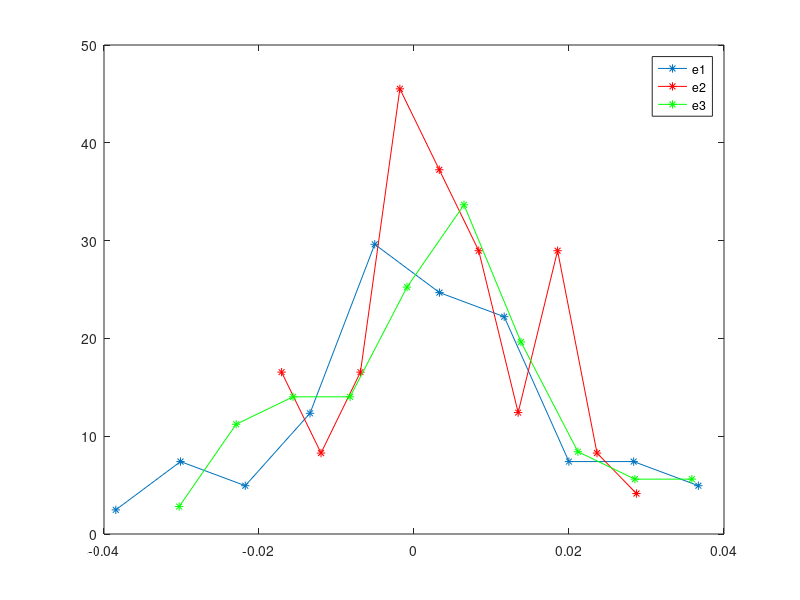

Here is the MATLAB script that generated this plot:
close all

xcoords = load('vertex_xcoords.dat');
ycoords = load('vertex_ycoords.dat');

range_n = size(xcoords,1);
range_t = size(xcoords,2);
% range_t = 2;

position = cell(range_t, 1);
for t = 1 : range_t
    position{t} = [xcoords(:,t) ycoords(:,t)];
end

del_t = 1;
X = cell(range_t-del_t,1);
Y = cell(range_t-del_t,1);
strain = cell(range_t-del_t,1);


% for t = 1 : range_t
%     length{t} = zeros(6,6);
%     for n = 1 : range_n
%         for m = 1 : n
%             length{t}(n,m) = sqrt((position{t}(n,:) - position{t}(m,:))*transpose(position{t}(n,:) - position{t}(m,:)));
%             length{t}(m,n) = length{t}(n,m);
%         end
%     end
% end


for t = 1+del_t : range_t
    X{t-del_t} = zeros(2,2);
    Y{t-del_t} = zeros(2,2);
    for i = 1 : 2
       for j = 1 : 2
          for n = 2:range_n
              X{t-del_t}(i,j) = X{t-del_t}(i,j) + (position{t}(n,i) - position{t}(1,i))*(position{t-del_t}(n,j) - position{t-del_t}(1,j));
              Y{t-del_t}(i,j) = Y{t-del_t}(i,j) + (position{t-del_t}(n,i) - position{t-del_t}(1,i))*(position{t-del_t}(n,j) - position{t-del_t}(1,j));
          end
       end
    end
    Y{t-del_t} = inv(Y{t-del_t});
end

D_sq = cell(range_t-del_t,1);
I = [1,0;0,1];

for t = 1 : range_t-del_t
    strain{t} = zeros(2,2);
    for i = 1 : 2
      for j = 1 : 2
        for k = 1 : 2
          strain{t}(i,j) = strain{t}(i,j) + (X{t}(i,k) * Y{t}(j,k));
        end
      end
    end
    strain{t} = strain{t} - I;

    D_sq{t} = 0;
    for n = 2 : range_n
      dummyn = 0;
      for i = 1 : 2
        % dummy1 = 0;
        % dummy1 = dummy1 + (position{t+del_t}(n,i) - position{t+del_t}(1,i));
        dummy = 0;
        for j = 1 : 2
          dummy = dummy + (I(i,j) + strain{t}(i,j))*(position{t}(n,j) - position{t}(1,j));
        end
        dummyn = dummyn + ((position{t+del_t}(n,i) - position{t+del_t}(1,i)) - dummy)^2;
        % dummyn = dummyn + dummy1^2;
      end
      D_sq{t} = D_sq{t} + dummyn;
    end
end

s1 = [];
s2 = [];
s3 = [];

for i = 1 : range_t-del_t
  s1 = [s1, 0.5*trace(strain{i})];
  s2 = [s2, 0.5*(strain{i}(1,1)-strain{i}(2,2))];
  s3 = [s3, 0.5*(strain{i}(1,2)+strain{i}(2,1))];
end

[val,pos] = hist(s1);
plot(pos, val/trapz(pos,val), '*-');
hold on
[val,pos] = hist(s2);
plot(pos, val/trapz(pos,val), 'r*-');
[val,pos] = hist(s3);
plot(pos, val/trapz(pos,val), 'g*-');
legend('e1','e2','e3')
